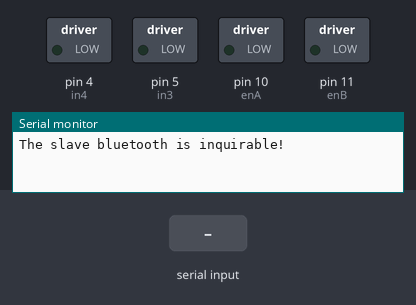
Recording of a sketch running on a simulated Arduino Uno, built with avr-gcc and run on an emulated ATmega328P. Parts: switched loads named in the sketch (green lamp = pin HIGH), the last lines printed to the serial monitor. The test bench sets the inputs (shaded band). Pins used as bus, display or sensor lines are not drawn.

Above: at 5.2 s.
5.3 s: "w" received over the second serial link
At 5.6 s:
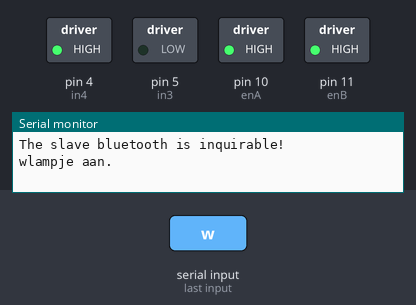
6.8 s: "s" received over the second serial link
At 7.5 s:
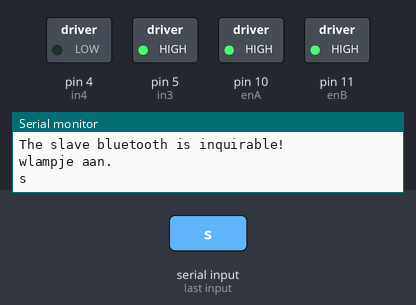
8.3 s: "a" received over the second serial link
At 8.6 s:
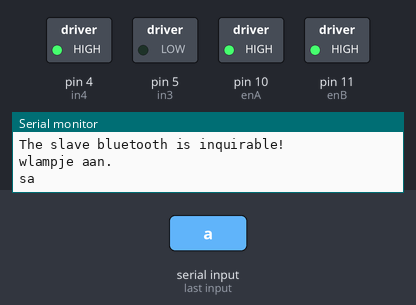
Timing chart, 0 to 11.3 s (numbered marks = the images above; inputs shaded):
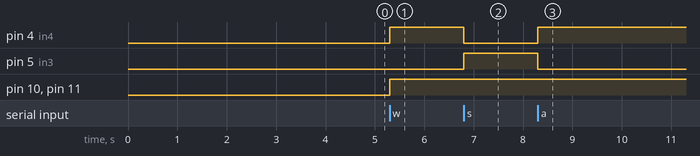

Measured:
- after the input at 5.3 s, pin 4 (in4), pin 10 (enA), pin 11 (enB): LOW → HIGH at once
- after the input at 6.8 s, pin 4 (in4): HIGH → LOW at once; pin 5 (in3): LOW → HIGH at once
- after the input at 8.3 s, pin 4 (in4): LOW → HIGH at once; pin 5 (in3): HIGH → LOW at once

The sketch:

serialread.ino
```cpp
#include <SoftwareSerial.h>   //Software Serial Port

#define RxD 7
#define TxD 6

#define DEBUG_ENABLED  1

SoftwareSerial blueToothSerial(RxD, TxD);
int enA = 10;
int in1 = 7;
int in2 = 6;
int enB = 11;
int in3 = 5;
int in4 = 4;

int snelheid = 255;
void setup()
{
  Serial.begin(9600);
    initMotor(false);
  pinMode(enA, OUTPUT);


  pinMode(RxD, INPUT);
  pinMode(TxD, OUTPUT);
  setupBlueToothConnection();


}

void loop()
{

  char recvChar;
  while (1)
  {
    if (blueToothSerial.available())
    { //check if there's any data sent from the remote bluetooth shield
      recvChar = blueToothSerial.read();
      Serial.print(recvChar);
      if (recvChar == 'w') {
          forward(255);
        Serial.println("lampje aan.");
      }else if (recvChar == 's' ){
        backwards(255);
      }else if (recvChar == 'a' ){
        turnLeft(255);
      }else if (recvChar == 'd' ){
        turnRight(255);
      }else {
        motorOff();
      }
    }
    if (Serial.available())
    { //check if there's any data sent from the local serial terminal, you can add the other applications here
      recvChar  = Serial.read();
      blueToothSerial.print(recvChar);
    }
  }
}

void setupBlueToothConnection()
{
  blueToothSerial.begin(38400);                           // Set BluetoothBee BaudRate to default baud rate 38400
  blueToothSerial.print("\r\n+STWMOD=0\r\n");             // set the bluetooth work in slave mode
  blueToothSerial.print("\r\n+STNA=SeeedBTSlave2\r\n");    // set the bluetooth name as "SeeedBTSlave"
  blueToothSerial.print("\r\n+STOAUT=1\r\n");             // Permit Paired device to connect me
  blueToothSerial.print("\r\n+STAUTO=0\r\n");             // Auto-connection should be forbidden here
  delay(2000);                                            // This delay is required.
  blueToothSerial.print("\r\n+INQ=1\r\n");                // make the slave bluetooth inquirable
  Serial.println("The slave bluetooth is inquirable!");
  delay(2000);                                            // This delay is required.
  blueToothSerial.flush();
}

void initMotor(bool autonoom){
  if(autonoom == false){
  pinMode(enA, OUTPUT);
  pinMode(enB, OUTPUT);
  pinMode(in1, OUTPUT);
  pinMode(in2, OUTPUT);
  pinMode(in3, OUTPUT);
  pinMode(in4, OUTPUT);
  } else if(autonoom == true){
    in1 = 6;
    in2 = 7;
    in3 = 4;
    in4 = 5;
    pinMode(enA, OUTPUT);
    pinMode(enB, OUTPUT);
    pinMode(in1, OUTPUT);
    pinMode(in2, OUTPUT);
    pinMode(in3, OUTPUT);
    pinMode(in4, OUTPUT);
  }
}

void forward(int motorSpeed){
  digitalWrite(in1, HIGH);
  digitalWrite(in2, LOW);
  digitalWrite(in3, LOW);
  digitalWrite(in4, HIGH);
  analogWrite(enA, motorSpeed);
  analogWrite(enB, motorSpeed);
}

void backwards(int motorSpeed){
  digitalWrite(in1, LOW);
  digitalWrite(in2, HIGH);
  digitalWrite(in3, HIGH);
  digitalWrite(in4, LOW);
  analogWrite(enA, motorSpeed);
  analogWrite(enB, motorSpeed);
}

void turnLeft(int motorSpeed){
  digitalWrite(in1, LOW);
  digitalWrite(in2, HIGH);
  digitalWrite(in3, LOW);
  digitalWrite(in4, HIGH);
  analogWrite(enA, motorSpeed);
  analogWrite(enB, motorSpeed);
}

void turnRight(int motorSpeed){
  digitalWrite(in1, HIGH);
  digitalWrite(in2, LOW);
  digitalWrite(in3, HIGH);
  digitalWrite(in4, LOW);
  analogWrite(enA, motorSpeed);
  analogWrite(enB, motorSpeed);
}

void motorOff(){
  digitalWrite(in1, LOW);
  digitalWrite(in2, LOW);
  digitalWrite(in3, LOW);
  digitalWrite(in4, LOW);
  analogWrite(enA, 0);
  analogWrite(enB, 0);
}
```
